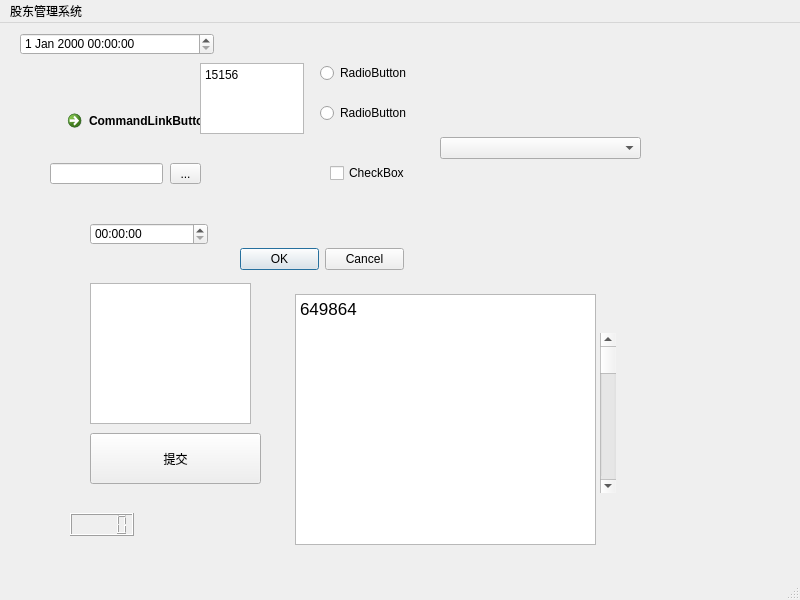
<?xml version="1.0" encoding="UTF-8"?>
<ui version="4.0">
 <class>MainWindow</class>
 <widget class="QMainWindow" name="MainWindow">
  <property name="geometry">
   <rect>
    <x>0</x>
    <y>0</y>
    <width>800</width>
    <height>600</height>
   </rect>
  </property>
  <property name="windowTitle">
   <string>MainWindow</string>
  </property>
  <widget class="QWidget" name="centralwidget">
   <widget class="QPushButton" name="pushButton">
    <property name="geometry">
     <rect>
      <x>90</x>
      <y>410</y>
      <width>171</width>
      <height>51</height>
     </rect>
    </property>
    <property name="text">
     <string>提交</string>
    </property>
   </widget>
   <widget class="QToolButton" name="toolButton">
    <property name="geometry">
     <rect>
      <x>170</x>
      <y>140</y>
      <width>31</width>
      <height>21</height>
     </rect>
    </property>
    <property name="text">
     <string>...</string>
    </property>
   </widget>
   <widget class="QWidget" name="verticalLayoutWidget">
    <property name="geometry">
     <rect>
      <x>440</x>
      <y>10</y>
      <width>201</width>
      <height>231</height>
     </rect>
    </property>
    <layout class="QVBoxLayout" name="verticalLayout">
     <item>
      <widget class="QComboBox" name="comboBox"/>
     </item>
    </layout>
   </widget>
   <widget class="QTextEdit" name="textEdit">
    <property name="geometry">
     <rect>
      <x>90</x>
      <y>260</y>
      <width>161</width>
      <height>141</height>
     </rect>
    </property>
   </widget>
   <widget class="QTextBrowser" name="textBrowser">
    <property name="geometry">
     <rect>
      <x>295</x>
      <y>271</y>
      <width>301</width>
      <height>251</height>
     </rect>
    </property>
    <property name="html">
     <string>&lt;!DOCTYPE HTML PUBLIC &quot;-//W3C//DTD HTML 4.0//EN&quot; &quot;http://www.w3.org/TR/REC-html40/strict.dtd&quot;&gt;
&lt;html&gt;&lt;head&gt;&lt;meta name=&quot;qrichtext&quot; content=&quot;1&quot; /&gt;&lt;style type=&quot;text/css&quot;&gt;
p, li { white-space: pre-wrap; }
&lt;/style&gt;&lt;/head&gt;&lt;body style=&quot; font-family:'.AppleSystemUIFont'; font-size:13pt; font-weight:400; font-style:normal;&quot;&gt;
&lt;p style=&quot; margin-top:0px; margin-bottom:0px; margin-left:0px; margin-right:0px; -qt-block-indent:0; text-indent:0px;&quot;&gt;649864&lt;/p&gt;&lt;/body&gt;&lt;/html&gt;</string>
    </property>
   </widget>
   <widget class="QTimeEdit" name="timeEdit">
    <property name="geometry">
     <rect>
      <x>90</x>
      <y>200</y>
      <width>118</width>
      <height>22</height>
     </rect>
    </property>
   </widget>
   <widget class="QDateTimeEdit" name="dateTimeEdit">
    <property name="geometry">
     <rect>
      <x>20</x>
      <y>10</y>
      <width>194</width>
      <height>22</height>
     </rect>
    </property>
   </widget>
   <widget class="QWidget" name="widget" native="true">
    <property name="geometry">
     <rect>
      <x>70</x>
      <y>70</y>
      <width>120</width>
      <height>80</height>
     </rect>
    </property>
   </widget>
   <widget class="QRadioButton" name="radioButton">
    <property name="geometry">
     <rect>
      <x>320</x>
      <y>40</y>
      <width>99</width>
      <height>20</height>
     </rect>
    </property>
    <property name="text">
     <string>RadioButton</string>
    </property>
   </widget>
   <widget class="QCheckBox" name="checkBox">
    <property name="geometry">
     <rect>
      <x>330</x>
      <y>140</y>
      <width>86</width>
      <height>20</height>
     </rect>
    </property>
    <property name="text">
     <string>CheckBox</string>
    </property>
   </widget>
   <widget class="QRadioButton" name="radioButton_2">
    <property name="geometry">
     <rect>
      <x>320</x>
      <y>80</y>
      <width>99</width>
      <height>20</height>
     </rect>
    </property>
    <property name="text">
     <string>RadioButton</string>
    </property>
   </widget>
   <widget class="QCommandLinkButton" name="commandLinkButton">
    <property name="geometry">
     <rect>
      <x>60</x>
      <y>80</y>
      <width>193</width>
      <height>41</height>
     </rect>
    </property>
    <property name="text">
     <string>CommandLinkButton</string>
    </property>
   </widget>
   <widget class="QDialogButtonBox" name="buttonBox">
    <property name="geometry">
     <rect>
      <x>240</x>
      <y>220</y>
      <width>164</width>
      <height>32</height>
     </rect>
    </property>
    <property name="standardButtons">
     <set>QDialogButtonBox::Cancel|QDialogButtonBox::Ok</set>
    </property>
   </widget>
   <widget class="QLineEdit" name="lineEdit">
    <property name="geometry">
     <rect>
      <x>50</x>
      <y>140</y>
      <width>113</width>
      <height>21</height>
     </rect>
    </property>
   </widget>
   <widget class="QPlainTextEdit" name="plainTextEdit">
    <property name="geometry">
     <rect>
      <x>200</x>
      <y>40</y>
      <width>104</width>
      <height>71</height>
     </rect>
    </property>
    <property name="plainText">
     <string>15156
</string>
    </property>
   </widget>
   <widget class="QScrollBar" name="verticalScrollBar">
    <property name="geometry">
     <rect>
      <x>600</x>
      <y>310</y>
      <width>16</width>
      <height>160</height>
     </rect>
    </property>
    <property name="orientation">
     <enum>Qt::Vertical</enum>
    </property>
   </widget>
   <widget class="QLCDNumber" name="lcdNumber">
    <property name="geometry">
     <rect>
      <x>70</x>
      <y>490</y>
      <width>64</width>
      <height>23</height>
     </rect>
    </property>
   </widget>
  </widget>
  <widget class="QMenuBar" name="menubar">
   <property name="geometry">
    <rect>
     <x>0</x>
     <y>0</y>
     <width>800</width>
     <height>24</height>
    </rect>
   </property>
   <widget class="QMenu" name="menu">
    <property name="title">
     <string>股东管理系统</string>
    </property>
   </widget>
   <addaction name="menu"/>
  </widget>
  <widget class="QStatusBar" name="statusbar"/>
 </widget>
 <resources/>
 <connections/>
</ui>
